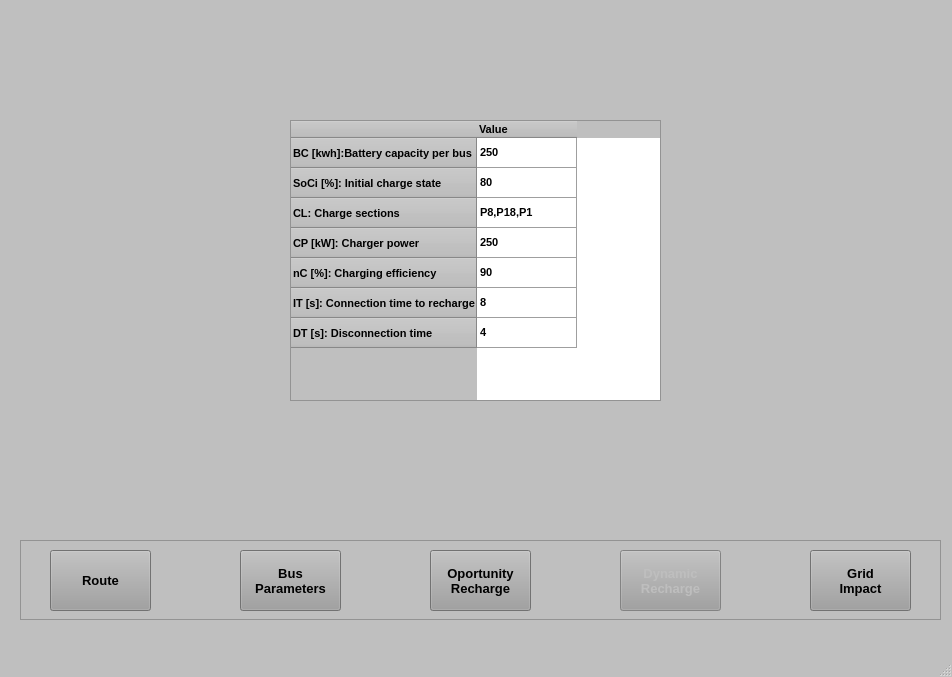
<?xml version="1.0" encoding="UTF-8"?>
<ui version="4.0">
 <class>MainWindow</class>
 <widget class="QMainWindow" name="MainWindow">
  <property name="geometry">
   <rect>
    <x>0</x>
    <y>0</y>
    <width>952</width>
    <height>677</height>
   </rect>
  </property>
  <property name="palette">
   <palette>
    <active>
     <colorrole role="WindowText">
      <brush brushstyle="SolidPattern">
       <color alpha="255">
        <red>0</red>
        <green>0</green>
        <blue>0</blue>
       </color>
      </brush>
     </colorrole>
     <colorrole role="Button">
      <brush brushstyle="SolidPattern">
       <color alpha="255">
        <red>191</red>
        <green>191</green>
        <blue>191</blue>
       </color>
      </brush>
     </colorrole>
     <colorrole role="Light">
      <brush brushstyle="SolidPattern">
       <color alpha="255">
        <red>255</red>
        <green>255</green>
        <blue>255</blue>
       </color>
      </brush>
     </colorrole>
     <colorrole role="Midlight">
      <brush brushstyle="SolidPattern">
       <color alpha="255">
        <red>223</red>
        <green>223</green>
        <blue>223</blue>
       </color>
      </brush>
     </colorrole>
     <colorrole role="Dark">
      <brush brushstyle="SolidPattern">
       <color alpha="255">
        <red>95</red>
        <green>95</green>
        <blue>95</blue>
       </color>
      </brush>
     </colorrole>
     <colorrole role="Mid">
      <brush brushstyle="SolidPattern">
       <color alpha="255">
        <red>127</red>
        <green>127</green>
        <blue>127</blue>
       </color>
      </brush>
     </colorrole>
     <colorrole role="Text">
      <brush brushstyle="SolidPattern">
       <color alpha="255">
        <red>0</red>
        <green>0</green>
        <blue>0</blue>
       </color>
      </brush>
     </colorrole>
     <colorrole role="BrightText">
      <brush brushstyle="SolidPattern">
       <color alpha="255">
        <red>255</red>
        <green>255</green>
        <blue>255</blue>
       </color>
      </brush>
     </colorrole>
     <colorrole role="ButtonText">
      <brush brushstyle="SolidPattern">
       <color alpha="255">
        <red>0</red>
        <green>0</green>
        <blue>0</blue>
       </color>
      </brush>
     </colorrole>
     <colorrole role="Base">
      <brush brushstyle="SolidPattern">
       <color alpha="255">
        <red>255</red>
        <green>255</green>
        <blue>255</blue>
       </color>
      </brush>
     </colorrole>
     <colorrole role="Window">
      <brush brushstyle="SolidPattern">
       <color alpha="255">
        <red>191</red>
        <green>191</green>
        <blue>191</blue>
       </color>
      </brush>
     </colorrole>
     <colorrole role="Shadow">
      <brush brushstyle="SolidPattern">
       <color alpha="255">
        <red>0</red>
        <green>0</green>
        <blue>0</blue>
       </color>
      </brush>
     </colorrole>
     <colorrole role="AlternateBase">
      <brush brushstyle="SolidPattern">
       <color alpha="255">
        <red>223</red>
        <green>223</green>
        <blue>223</blue>
       </color>
      </brush>
     </colorrole>
     <colorrole role="ToolTipBase">
      <brush brushstyle="SolidPattern">
       <color alpha="255">
        <red>255</red>
        <green>255</green>
        <blue>220</blue>
       </color>
      </brush>
     </colorrole>
     <colorrole role="ToolTipText">
      <brush brushstyle="SolidPattern">
       <color alpha="255">
        <red>0</red>
        <green>0</green>
        <blue>0</blue>
       </color>
      </brush>
     </colorrole>
    </active>
    <inactive>
     <colorrole role="WindowText">
      <brush brushstyle="SolidPattern">
       <color alpha="255">
        <red>0</red>
        <green>0</green>
        <blue>0</blue>
       </color>
      </brush>
     </colorrole>
     <colorrole role="Button">
      <brush brushstyle="SolidPattern">
       <color alpha="255">
        <red>191</red>
        <green>191</green>
        <blue>191</blue>
       </color>
      </brush>
     </colorrole>
     <colorrole role="Light">
      <brush brushstyle="SolidPattern">
       <color alpha="255">
        <red>255</red>
        <green>255</green>
        <blue>255</blue>
       </color>
      </brush>
     </colorrole>
     <colorrole role="Midlight">
      <brush brushstyle="SolidPattern">
       <color alpha="255">
        <red>223</red>
        <green>223</green>
        <blue>223</blue>
       </color>
      </brush>
     </colorrole>
     <colorrole role="Dark">
      <brush brushstyle="SolidPattern">
       <color alpha="255">
        <red>95</red>
        <green>95</green>
        <blue>95</blue>
       </color>
      </brush>
     </colorrole>
     <colorrole role="Mid">
      <brush brushstyle="SolidPattern">
       <color alpha="255">
        <red>127</red>
        <green>127</green>
        <blue>127</blue>
       </color>
      </brush>
     </colorrole>
     <colorrole role="Text">
      <brush brushstyle="SolidPattern">
       <color alpha="255">
        <red>0</red>
        <green>0</green>
        <blue>0</blue>
       </color>
      </brush>
     </colorrole>
     <colorrole role="BrightText">
      <brush brushstyle="SolidPattern">
       <color alpha="255">
        <red>255</red>
        <green>255</green>
        <blue>255</blue>
       </color>
      </brush>
     </colorrole>
     <colorrole role="ButtonText">
      <brush brushstyle="SolidPattern">
       <color alpha="255">
        <red>0</red>
        <green>0</green>
        <blue>0</blue>
       </color>
      </brush>
     </colorrole>
     <colorrole role="Base">
      <brush brushstyle="SolidPattern">
       <color alpha="255">
        <red>255</red>
        <green>255</green>
        <blue>255</blue>
       </color>
      </brush>
     </colorrole>
     <colorrole role="Window">
      <brush brushstyle="SolidPattern">
       <color alpha="255">
        <red>191</red>
        <green>191</green>
        <blue>191</blue>
       </color>
      </brush>
     </colorrole>
     <colorrole role="Shadow">
      <brush brushstyle="SolidPattern">
       <color alpha="255">
        <red>0</red>
        <green>0</green>
        <blue>0</blue>
       </color>
      </brush>
     </colorrole>
     <colorrole role="AlternateBase">
      <brush brushstyle="SolidPattern">
       <color alpha="255">
        <red>223</red>
        <green>223</green>
        <blue>223</blue>
       </color>
      </brush>
     </colorrole>
     <colorrole role="ToolTipBase">
      <brush brushstyle="SolidPattern">
       <color alpha="255">
        <red>255</red>
        <green>255</green>
        <blue>220</blue>
       </color>
      </brush>
     </colorrole>
     <colorrole role="ToolTipText">
      <brush brushstyle="SolidPattern">
       <color alpha="255">
        <red>0</red>
        <green>0</green>
        <blue>0</blue>
       </color>
      </brush>
     </colorrole>
    </inactive>
    <disabled>
     <colorrole role="WindowText">
      <brush brushstyle="SolidPattern">
       <color alpha="255">
        <red>95</red>
        <green>95</green>
        <blue>95</blue>
       </color>
      </brush>
     </colorrole>
     <colorrole role="Button">
      <brush brushstyle="SolidPattern">
       <color alpha="255">
        <red>191</red>
        <green>191</green>
        <blue>191</blue>
       </color>
      </brush>
     </colorrole>
     <colorrole role="Light">
      <brush brushstyle="SolidPattern">
       <color alpha="255">
        <red>255</red>
        <green>255</green>
        <blue>255</blue>
       </color>
      </brush>
     </colorrole>
     <colorrole role="Midlight">
      <brush brushstyle="SolidPattern">
       <color alpha="255">
        <red>223</red>
        <green>223</green>
        <blue>223</blue>
       </color>
      </brush>
     </colorrole>
     <colorrole role="Dark">
      <brush brushstyle="SolidPattern">
       <color alpha="255">
        <red>95</red>
        <green>95</green>
        <blue>95</blue>
       </color>
      </brush>
     </colorrole>
     <colorrole role="Mid">
      <brush brushstyle="SolidPattern">
       <color alpha="255">
        <red>127</red>
        <green>127</green>
        <blue>127</blue>
       </color>
      </brush>
     </colorrole>
     <colorrole role="Text">
      <brush brushstyle="SolidPattern">
       <color alpha="255">
        <red>95</red>
        <green>95</green>
        <blue>95</blue>
       </color>
      </brush>
     </colorrole>
     <colorrole role="BrightText">
      <brush brushstyle="SolidPattern">
       <color alpha="255">
        <red>255</red>
        <green>255</green>
        <blue>255</blue>
       </color>
      </brush>
     </colorrole>
     <colorrole role="ButtonText">
      <brush brushstyle="SolidPattern">
       <color alpha="255">
        <red>95</red>
        <green>95</green>
        <blue>95</blue>
       </color>
      </brush>
     </colorrole>
     <colorrole role="Base">
      <brush brushstyle="SolidPattern">
       <color alpha="255">
        <red>191</red>
        <green>191</green>
        <blue>191</blue>
       </color>
      </brush>
     </colorrole>
     <colorrole role="Window">
      <brush brushstyle="SolidPattern">
       <color alpha="255">
        <red>191</red>
        <green>191</green>
        <blue>191</blue>
       </color>
      </brush>
     </colorrole>
     <colorrole role="Shadow">
      <brush brushstyle="SolidPattern">
       <color alpha="255">
        <red>0</red>
        <green>0</green>
        <blue>0</blue>
       </color>
      </brush>
     </colorrole>
     <colorrole role="AlternateBase">
      <brush brushstyle="SolidPattern">
       <color alpha="255">
        <red>191</red>
        <green>191</green>
        <blue>191</blue>
       </color>
      </brush>
     </colorrole>
     <colorrole role="ToolTipBase">
      <brush brushstyle="SolidPattern">
       <color alpha="255">
        <red>255</red>
        <green>255</green>
        <blue>220</blue>
       </color>
      </brush>
     </colorrole>
     <colorrole role="ToolTipText">
      <brush brushstyle="SolidPattern">
       <color alpha="255">
        <red>0</red>
        <green>0</green>
        <blue>0</blue>
       </color>
      </brush>
     </colorrole>
    </disabled>
   </palette>
  </property>
  <property name="windowTitle">
   <string>Electric Bus Recharging Analyzer - Dynamic Recharge</string>
  </property>
  <property name="windowIcon">
   <iconset>
    <normaloff>../Imgs/iconBus.png</normaloff>../Imgs/iconBus.png</iconset>
  </property>
  <property name="locale">
   <locale language="English" country="UnitedStates"/>
  </property>
  <property name="toolButtonStyle">
   <enum>Qt::ToolButtonIconOnly</enum>
  </property>
  <widget class="QWidget" name="centralwidget">
   <widget class="QFrame" name="ButtonsFrame">
    <property name="geometry">
     <rect>
      <x>20</x>
      <y>540</y>
      <width>921</width>
      <height>80</height>
     </rect>
    </property>
    <property name="palette">
     <palette>
      <active>
       <colorrole role="Light">
        <brush brushstyle="SolidPattern">
         <color alpha="255">
          <red>255</red>
          <green>255</green>
          <blue>255</blue>
         </color>
        </brush>
       </colorrole>
       <colorrole role="Base">
        <brush brushstyle="SolidPattern">
         <color alpha="255">
          <red>143</red>
          <green>143</green>
          <blue>143</blue>
         </color>
        </brush>
       </colorrole>
       <colorrole role="HighlightedText">
        <brush brushstyle="SolidPattern">
         <color alpha="255">
          <red>255</red>
          <green>255</green>
          <blue>255</blue>
         </color>
        </brush>
       </colorrole>
       <colorrole role="NoRole">
        <brush brushstyle="SolidPattern">
         <color alpha="255">
          <red>255</red>
          <green>255</green>
          <blue>255</blue>
         </color>
        </brush>
       </colorrole>
      </active>
      <inactive>
       <colorrole role="Light">
        <brush brushstyle="SolidPattern">
         <color alpha="255">
          <red>255</red>
          <green>255</green>
          <blue>255</blue>
         </color>
        </brush>
       </colorrole>
       <colorrole role="Base">
        <brush brushstyle="SolidPattern">
         <color alpha="255">
          <red>143</red>
          <green>143</green>
          <blue>143</blue>
         </color>
        </brush>
       </colorrole>
       <colorrole role="HighlightedText">
        <brush brushstyle="SolidPattern">
         <color alpha="255">
          <red>255</red>
          <green>255</green>
          <blue>255</blue>
         </color>
        </brush>
       </colorrole>
       <colorrole role="NoRole">
        <brush brushstyle="SolidPattern">
         <color alpha="255">
          <red>255</red>
          <green>255</green>
          <blue>255</blue>
         </color>
        </brush>
       </colorrole>
      </inactive>
      <disabled>
       <colorrole role="Light">
        <brush brushstyle="SolidPattern">
         <color alpha="255">
          <red>255</red>
          <green>255</green>
          <blue>255</blue>
         </color>
        </brush>
       </colorrole>
       <colorrole role="Base">
        <brush brushstyle="SolidPattern">
         <color alpha="255">
          <red>191</red>
          <green>191</green>
          <blue>191</blue>
         </color>
        </brush>
       </colorrole>
       <colorrole role="HighlightedText">
        <brush brushstyle="SolidPattern">
         <color alpha="255">
          <red>255</red>
          <green>255</green>
          <blue>255</blue>
         </color>
        </brush>
       </colorrole>
       <colorrole role="NoRole">
        <brush brushstyle="SolidPattern">
         <color alpha="255">
          <red>255</red>
          <green>255</green>
          <blue>255</blue>
         </color>
        </brush>
       </colorrole>
      </disabled>
     </palette>
    </property>
    <property name="autoFillBackground">
     <bool>false</bool>
    </property>
    <property name="frameShape">
     <enum>QFrame::StyledPanel</enum>
    </property>
    <property name="frameShadow">
     <enum>QFrame::Plain</enum>
    </property>
    <property name="lineWidth">
     <number>2</number>
    </property>
    <widget class="QPushButton" name="RouteButton">
     <property name="geometry">
      <rect>
       <x>30</x>
       <y>10</y>
       <width>101</width>
       <height>61</height>
      </rect>
     </property>
     <property name="font">
      <font>
       <family>MS Sans Serif</family>
       <pointsize>10</pointsize>
       <weight>75</weight>
       <bold>true</bold>
      </font>
     </property>
     <property name="statusTip">
      <string>Push to go to the Route tab</string>
     </property>
     <property name="styleSheet">
      <string notr="true">background-color: rgb(159, 159, 159);</string>
     </property>
     <property name="text">
      <string>Route</string>
     </property>
    </widget>
    <widget class="QPushButton" name="BusButton">
     <property name="enabled">
      <bool>true</bool>
     </property>
     <property name="geometry">
      <rect>
       <x>220</x>
       <y>10</y>
       <width>101</width>
       <height>61</height>
      </rect>
     </property>
     <property name="font">
      <font>
       <family>MS Sans Serif</family>
       <pointsize>10</pointsize>
       <weight>75</weight>
       <bold>true</bold>
      </font>
     </property>
     <property name="statusTip">
      <string>Push to go to the Bus Parameters tab</string>
     </property>
     <property name="styleSheet">
      <string notr="true">background-color: rgb(159, 159, 159);</string>
     </property>
     <property name="text">
      <string>Bus
Parameters</string>
     </property>
    </widget>
    <widget class="QPushButton" name="DynamicButton">
     <property name="enabled">
      <bool>false</bool>
     </property>
     <property name="geometry">
      <rect>
       <x>600</x>
       <y>10</y>
       <width>101</width>
       <height>61</height>
      </rect>
     </property>
     <property name="font">
      <font>
       <family>MS Sans Serif</family>
       <pointsize>10</pointsize>
       <weight>75</weight>
       <bold>true</bold>
      </font>
     </property>
     <property name="statusTip">
      <string>Push to go to the Dynamic Recharge tab</string>
     </property>
     <property name="styleSheet">
      <string notr="true">background-color: rgb(159, 159, 159);</string>
     </property>
     <property name="text">
      <string>Dynamic
Recharge</string>
     </property>
    </widget>
    <widget class="QPushButton" name="OportunityButton">
     <property name="geometry">
      <rect>
       <x>410</x>
       <y>10</y>
       <width>101</width>
       <height>61</height>
      </rect>
     </property>
     <property name="font">
      <font>
       <family>MS Sans Serif</family>
       <pointsize>10</pointsize>
       <weight>75</weight>
       <bold>true</bold>
      </font>
     </property>
     <property name="statusTip">
      <string>Push to go to the Oportunity Recharge tab</string>
     </property>
     <property name="styleSheet">
      <string notr="true">background-color: rgb(159, 159, 159);</string>
     </property>
     <property name="text">
      <string>Oportunity
Recharge</string>
     </property>
    </widget>
    <widget class="QPushButton" name="GridButton">
     <property name="geometry">
      <rect>
       <x>790</x>
       <y>10</y>
       <width>101</width>
       <height>61</height>
      </rect>
     </property>
     <property name="font">
      <font>
       <family>MS Sans Serif</family>
       <pointsize>10</pointsize>
       <weight>75</weight>
       <bold>true</bold>
      </font>
     </property>
     <property name="statusTip">
      <string>Push to go to the Grid tab</string>
     </property>
     <property name="styleSheet">
      <string notr="true">background-color: rgb(159, 159, 159);</string>
     </property>
     <property name="locale">
      <locale language="English" country="UnitedStates"/>
     </property>
     <property name="text">
      <string>Grid
Impact</string>
     </property>
    </widget>
   </widget>
   <widget class="QTableWidget" name="FleetParametersTable">
    <property name="geometry">
     <rect>
      <x>290</x>
      <y>120</y>
      <width>371</width>
      <height>281</height>
     </rect>
    </property>
    <property name="font">
     <font>
      <family>MS Sans Serif</family>
      <pointsize>14</pointsize>
      <weight>75</weight>
      <bold>true</bold>
     </font>
    </property>
    <property name="styleSheet">
     <string notr="true"/>
    </property>
    <row>
     <property name="text">
      <string>BC [kwh]:Battery capacity per bus</string>
     </property>
     <property name="font">
      <font>
       <family>MS Sans Serif</family>
       <pointsize>8</pointsize>
       <weight>75</weight>
       <bold>true</bold>
      </font>
     </property>
    </row>
    <row>
     <property name="text">
      <string>SoCi [%]: Initial charge state</string>
     </property>
     <property name="font">
      <font>
       <family>MS Sans Serif</family>
       <pointsize>8</pointsize>
       <weight>75</weight>
       <bold>true</bold>
      </font>
     </property>
    </row>
    <row>
     <property name="text">
      <string>CL: Charge sections</string>
     </property>
     <property name="font">
      <font>
       <family>MS Sans Serif</family>
       <pointsize>8</pointsize>
       <weight>75</weight>
       <bold>true</bold>
      </font>
     </property>
    </row>
    <row>
     <property name="text">
      <string>CP [kW]: Charger power</string>
     </property>
     <property name="font">
      <font>
       <family>MS Sans Serif</family>
       <pointsize>8</pointsize>
       <weight>75</weight>
       <bold>true</bold>
      </font>
     </property>
    </row>
    <row>
     <property name="text">
      <string>nC [%]: Charging efficiency</string>
     </property>
     <property name="font">
      <font>
       <family>MS Sans Serif</family>
       <pointsize>8</pointsize>
       <weight>75</weight>
       <bold>true</bold>
      </font>
     </property>
    </row>
    <row>
     <property name="text">
      <string>IT [s]: Connection time to recharge</string>
     </property>
     <property name="font">
      <font>
       <family>MS Sans Serif</family>
       <pointsize>8</pointsize>
       <weight>75</weight>
       <bold>true</bold>
      </font>
     </property>
    </row>
    <row>
     <property name="text">
      <string>DT [s]: Disconnection time</string>
     </property>
     <property name="font">
      <font>
       <family>MS Sans Serif</family>
       <pointsize>8</pointsize>
       <weight>75</weight>
       <bold>true</bold>
      </font>
     </property>
    </row>
    <column>
     <property name="text">
      <string>Value</string>
     </property>
     <property name="font">
      <font>
       <family>MS Sans Serif</family>
       <pointsize>8</pointsize>
       <weight>75</weight>
       <bold>true</bold>
      </font>
     </property>
     <property name="textAlignment">
      <set>AlignLeading|AlignVCenter</set>
     </property>
    </column>
    <item row="0" column="0">
     <property name="text">
      <string>250</string>
     </property>
     <property name="font">
      <font>
       <family>MS Sans Serif</family>
       <pointsize>8</pointsize>
       <weight>75</weight>
       <bold>true</bold>
      </font>
     </property>
    </item>
    <item row="1" column="0">
     <property name="text">
      <string>80</string>
     </property>
     <property name="font">
      <font>
       <family>MS Sans Serif</family>
       <pointsize>8</pointsize>
       <weight>75</weight>
       <bold>true</bold>
      </font>
     </property>
    </item>
    <item row="2" column="0">
     <property name="text">
      <string>P8,P18,P1</string>
     </property>
     <property name="font">
      <font>
       <family>MS Sans Serif</family>
       <pointsize>8</pointsize>
       <weight>75</weight>
       <bold>true</bold>
      </font>
     </property>
    </item>
    <item row="3" column="0">
     <property name="text">
      <string>250</string>
     </property>
     <property name="font">
      <font>
       <family>MS Sans Serif</family>
       <pointsize>8</pointsize>
       <weight>75</weight>
       <bold>true</bold>
      </font>
     </property>
    </item>
    <item row="4" column="0">
     <property name="text">
      <string>90</string>
     </property>
     <property name="font">
      <font>
       <family>MS Sans Serif</family>
       <pointsize>8</pointsize>
       <weight>75</weight>
       <bold>true</bold>
      </font>
     </property>
    </item>
    <item row="5" column="0">
     <property name="text">
      <string>8</string>
     </property>
     <property name="font">
      <font>
       <family>MS Sans Serif</family>
       <pointsize>8</pointsize>
       <weight>75</weight>
       <bold>true</bold>
      </font>
     </property>
    </item>
    <item row="6" column="0">
     <property name="text">
      <string>4</string>
     </property>
     <property name="font">
      <font>
       <family>MS Sans Serif</family>
       <pointsize>8</pointsize>
       <weight>75</weight>
       <bold>true</bold>
      </font>
     </property>
    </item>
   </widget>
  </widget>
  <widget class="QMenuBar" name="menubar">
   <property name="geometry">
    <rect>
     <x>0</x>
     <y>0</y>
     <width>952</width>
     <height>26</height>
    </rect>
   </property>
  </widget>
  <widget class="QStatusBar" name="statusbar"/>
 </widget>
 <resources/>
 <connections/>
</ui>
